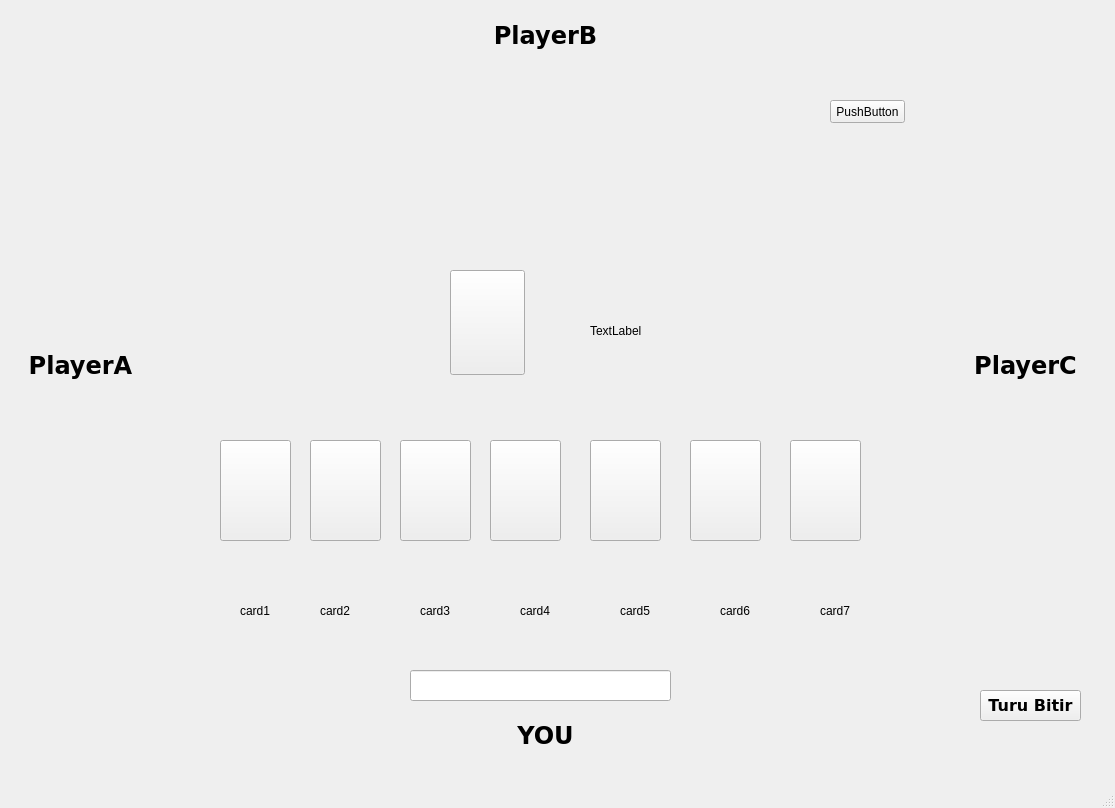
<?xml version="1.0" encoding="UTF-8"?>
<ui version="4.0">
 <class>MainWindow</class>
 <widget class="QMainWindow" name="MainWindow">
  <property name="geometry">
   <rect>
    <x>0</x>
    <y>0</y>
    <width>1115</width>
    <height>808</height>
   </rect>
  </property>
  <property name="windowTitle">
   <string>MainWindow</string>
  </property>
  <widget class="QWidget" name="centralwidget">
   <widget class="QLabel" name="plabelB">
    <property name="geometry">
     <rect>
      <x>430</x>
      <y>10</y>
      <width>231</width>
      <height>51</height>
     </rect>
    </property>
    <property name="font">
     <font>
      <family>Verdana</family>
      <pointsize>18</pointsize>
      <weight>75</weight>
      <bold>true</bold>
     </font>
    </property>
    <property name="text">
     <string>PlayerB</string>
    </property>
    <property name="alignment">
     <set>Qt::AlignCenter</set>
    </property>
   </widget>
   <widget class="QLabel" name="plabelA">
    <property name="geometry">
     <rect>
      <x>20</x>
      <y>340</y>
      <width>121</width>
      <height>51</height>
     </rect>
    </property>
    <property name="font">
     <font>
      <family>Verdana</family>
      <pointsize>18</pointsize>
      <weight>75</weight>
      <bold>true</bold>
     </font>
    </property>
    <property name="text">
     <string>PlayerA</string>
    </property>
    <property name="alignment">
     <set>Qt::AlignCenter</set>
    </property>
   </widget>
   <widget class="QLabel" name="plabelC">
    <property name="geometry">
     <rect>
      <x>960</x>
      <y>340</y>
      <width>131</width>
      <height>51</height>
     </rect>
    </property>
    <property name="font">
     <font>
      <family>Verdana</family>
      <pointsize>18</pointsize>
      <weight>75</weight>
      <bold>true</bold>
     </font>
    </property>
    <property name="text">
     <string>PlayerC</string>
    </property>
    <property name="alignment">
     <set>Qt::AlignCenter</set>
    </property>
   </widget>
   <widget class="QLabel" name="plabelyou">
    <property name="geometry">
     <rect>
      <x>430</x>
      <y>710</y>
      <width>231</width>
      <height>51</height>
     </rect>
    </property>
    <property name="font">
     <font>
      <family>Verdana</family>
      <pointsize>18</pointsize>
      <weight>75</weight>
      <bold>true</bold>
     </font>
    </property>
    <property name="text">
     <string>YOU</string>
    </property>
    <property name="alignment">
     <set>Qt::AlignCenter</set>
    </property>
   </widget>
   <widget class="QLabel" name="clabel1">
    <property name="geometry">
     <rect>
      <x>240</x>
      <y>560</y>
      <width>71</width>
      <height>101</height>
     </rect>
    </property>
    <property name="text">
     <string>card1</string>
    </property>
   </widget>
   <widget class="QLabel" name="clabel2">
    <property name="geometry">
     <rect>
      <x>320</x>
      <y>560</y>
      <width>71</width>
      <height>101</height>
     </rect>
    </property>
    <property name="text">
     <string>card2</string>
    </property>
   </widget>
   <widget class="QLabel" name="clabel3">
    <property name="geometry">
     <rect>
      <x>420</x>
      <y>560</y>
      <width>71</width>
      <height>101</height>
     </rect>
    </property>
    <property name="text">
     <string>card3</string>
    </property>
   </widget>
   <widget class="QLabel" name="clabel4">
    <property name="geometry">
     <rect>
      <x>520</x>
      <y>560</y>
      <width>71</width>
      <height>101</height>
     </rect>
    </property>
    <property name="text">
     <string>card4</string>
    </property>
   </widget>
   <widget class="QLabel" name="clabel5">
    <property name="geometry">
     <rect>
      <x>620</x>
      <y>560</y>
      <width>71</width>
      <height>101</height>
     </rect>
    </property>
    <property name="text">
     <string>card5</string>
    </property>
   </widget>
   <widget class="QLabel" name="clabel6">
    <property name="geometry">
     <rect>
      <x>720</x>
      <y>560</y>
      <width>71</width>
      <height>101</height>
     </rect>
    </property>
    <property name="text">
     <string>card6</string>
    </property>
   </widget>
   <widget class="QLabel" name="clabel7">
    <property name="geometry">
     <rect>
      <x>820</x>
      <y>560</y>
      <width>71</width>
      <height>101</height>
     </rect>
    </property>
    <property name="text">
     <string>card7</string>
    </property>
   </widget>
   <widget class="QLabel" name="clabelA">
    <property name="geometry">
     <rect>
      <x>170</x>
      <y>300</y>
      <width>104</width>
      <height>121</height>
     </rect>
    </property>
    <property name="text">
     <string/>
    </property>
   </widget>
   <widget class="QLabel" name="clabelMiddle">
    <property name="geometry">
     <rect>
      <x>590</x>
      <y>280</y>
      <width>71</width>
      <height>101</height>
     </rect>
    </property>
    <property name="text">
     <string>TextLabel</string>
    </property>
   </widget>
   <widget class="QLineEdit" name="lineEdit">
    <property name="geometry">
     <rect>
      <x>410</x>
      <y>670</y>
      <width>261</width>
      <height>31</height>
     </rect>
    </property>
    <property name="font">
     <font>
      <family>Verdana</family>
      <pointsize>18</pointsize>
      <weight>75</weight>
      <bold>true</bold>
     </font>
    </property>
    <property name="alignment">
     <set>Qt::AlignCenter</set>
    </property>
   </widget>
   <widget class="QPushButton" name="btpush1">
    <property name="geometry">
     <rect>
      <x>830</x>
      <y>100</y>
      <width>75</width>
      <height>23</height>
     </rect>
    </property>
    <property name="text">
     <string>PushButton</string>
    </property>
   </widget>
   <widget class="QLabel" name="clabelB">
    <property name="geometry">
     <rect>
      <x>500</x>
      <y>70</y>
      <width>104</width>
      <height>121</height>
     </rect>
    </property>
    <property name="text">
     <string/>
    </property>
   </widget>
   <widget class="QLabel" name="clabelC">
    <property name="geometry">
     <rect>
      <x>830</x>
      <y>290</y>
      <width>104</width>
      <height>121</height>
     </rect>
    </property>
    <property name="text">
     <string/>
    </property>
   </widget>
   <widget class="QPushButton" name="bt_tur">
    <property name="geometry">
     <rect>
      <x>980</x>
      <y>690</y>
      <width>101</width>
      <height>31</height>
     </rect>
    </property>
    <property name="font">
     <font>
      <family>Verdana</family>
      <pointsize>12</pointsize>
      <weight>75</weight>
      <bold>true</bold>
     </font>
    </property>
    <property name="text">
     <string>Turu Bitir</string>
    </property>
   </widget>
   <widget class="QPushButton" name="bt_Deck">
    <property name="geometry">
     <rect>
      <x>450</x>
      <y>270</y>
      <width>75</width>
      <height>105</height>
     </rect>
    </property>
    <property name="text">
     <string/>
    </property>
    <property name="icon">
     <iconset>
      <normaloff>card_backside_27percent.jpg</normaloff>card_backside_27percent.jpg</iconset>
    </property>
    <property name="iconSize">
     <size>
      <width>100</width>
      <height>100</height>
     </size>
    </property>
   </widget>
   <widget class="QPushButton" name="bt_Deck_2">
    <property name="geometry">
     <rect>
      <x>490</x>
      <y>440</y>
      <width>71</width>
      <height>101</height>
     </rect>
    </property>
    <property name="text">
     <string/>
    </property>
    <property name="iconSize">
     <size>
      <width>100</width>
      <height>100</height>
     </size>
    </property>
   </widget>
   <widget class="QPushButton" name="bt_Deck_3">
    <property name="geometry">
     <rect>
      <x>790</x>
      <y>440</y>
      <width>71</width>
      <height>101</height>
     </rect>
    </property>
    <property name="text">
     <string/>
    </property>
    <property name="iconSize">
     <size>
      <width>100</width>
      <height>100</height>
     </size>
    </property>
   </widget>
   <widget class="QPushButton" name="bt_Deck_4">
    <property name="geometry">
     <rect>
      <x>690</x>
      <y>440</y>
      <width>71</width>
      <height>101</height>
     </rect>
    </property>
    <property name="text">
     <string/>
    </property>
    <property name="iconSize">
     <size>
      <width>100</width>
      <height>100</height>
     </size>
    </property>
   </widget>
   <widget class="QPushButton" name="bt_Deck_5">
    <property name="geometry">
     <rect>
      <x>590</x>
      <y>440</y>
      <width>71</width>
      <height>101</height>
     </rect>
    </property>
    <property name="text">
     <string/>
    </property>
    <property name="iconSize">
     <size>
      <width>100</width>
      <height>100</height>
     </size>
    </property>
   </widget>
   <widget class="QPushButton" name="bt_Deck_6">
    <property name="geometry">
     <rect>
      <x>400</x>
      <y>440</y>
      <width>71</width>
      <height>101</height>
     </rect>
    </property>
    <property name="text">
     <string/>
    </property>
    <property name="iconSize">
     <size>
      <width>100</width>
      <height>100</height>
     </size>
    </property>
   </widget>
   <widget class="QPushButton" name="bt_Deck_7">
    <property name="geometry">
     <rect>
      <x>310</x>
      <y>440</y>
      <width>71</width>
      <height>101</height>
     </rect>
    </property>
    <property name="text">
     <string/>
    </property>
    <property name="iconSize">
     <size>
      <width>100</width>
      <height>100</height>
     </size>
    </property>
   </widget>
   <widget class="QPushButton" name="bt_Deck_8">
    <property name="geometry">
     <rect>
      <x>220</x>
      <y>440</y>
      <width>71</width>
      <height>101</height>
     </rect>
    </property>
    <property name="text">
     <string/>
    </property>
    <property name="iconSize">
     <size>
      <width>100</width>
      <height>100</height>
     </size>
    </property>
   </widget>
  </widget>
  <widget class="QMenuBar" name="menubar">
   <property name="geometry">
    <rect>
     <x>0</x>
     <y>0</y>
     <width>1115</width>
     <height>21</height>
    </rect>
   </property>
  </widget>
  <widget class="QStatusBar" name="statusbar"/>
 </widget>
 <resources/>
 <connections/>
</ui>
